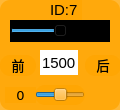
    <widget class="QWidget" name="widget_id7" native="true">
     <property name="geometry">
      <rect>
       <x>420</x>
       <y>190</y>
       <width>120</width>
       <height>110</height>
      </rect>
     </property>
     <property name="minimumSize">
      <size>
       <width>120</width>
       <height>110</height>
      </size>
     </property>
     <property name="maximumSize">
      <size>
       <width>120</width>
       <height>110</height>
      </size>
     </property>
     <property name="styleSheet">
      <string notr="true">background-color: rgb(255, 165, 0, 200);
border-radius:10px;</string>
     </property>
     <widget class="QLabel" name="label_ID1_2">
      <property name="geometry">
       <rect>
        <x>50</x>
        <y>0</y>
        <width>32</width>
        <height>20</height>
       </rect>
      </property>
      <property name="font">
       <font>
        <family>Arial</family>
        <pointsize>11</pointsize>
       </font>
      </property>
      <property name="styleSheet">
       <string notr="true">background-color: rgb(255, 255, 255， 0);
border-radius:0px;</string>
      </property>
      <property name="text">
       <string>ID:7</string>
      </property>
     </widget>
     <widget class="QSlider" name="horizontalSlider_servo7">
      <property name="geometry">
       <rect>
        <x>10</x>
        <y>20</y>
        <width>100</width>
        <height>22</height>
       </rect>
      </property>
      <property name="layoutDirection">
       <enum>Qt::LeftToRight</enum>
      </property>
      <property name="autoFillBackground">
       <bool>false</bool>
      </property>
      <property name="styleSheet">
       <string notr="true">background-color: rgb(0, 0, 0);
border-radius:0px;</string>
      </property>
      <property name="minimum">
       <number>500</number>
      </property>
      <property name="maximum">
       <number>2500</number>
      </property>
      <property name="pageStep">
       <number>1</number>
      </property>
      <property name="value">
       <number>1500</number>
      </property>
      <property name="orientation">
       <enum>Qt::Horizontal</enum>
      </property>
     </widget>
     <widget class="QLineEdit" name="lineEdit_servo7">
      <property name="geometry">
       <rect>
        <x>40</x>
        <y>50</y>
        <width>38</width>
        <height>25</height>
       </rect>
      </property>
      <property name="sizePolicy">
       <sizepolicy hsizetype="Fixed" vsizetype="Fixed">
        <horstretch>0</horstretch>
        <verstretch>0</verstretch>
       </sizepolicy>
      </property>
      <property name="font">
       <font>
        <family>Arial</family>
        <pointsize>11</pointsize>
       </font>
      </property>
      <property name="autoFillBackground">
       <bool>false</bool>
      </property>
      <property name="styleSheet">
       <string notr="true">background-color: rgb(255, 255, 255);
border-radius:0px;</string>
      </property>
      <property name="text">
       <string>1500</string>
      </property>
      <property name="maxLength">
       <number>1000</number>
      </property>
      <property name="alignment">
       <set>Qt::AlignCenter</set>
      </property>
      <property name="dragEnabled">
       <bool>false</bool>
      </property>
      <property name="readOnly">
       <bool>false</bool>
      </property>
     </widget>
     <widget class="QSlider" name="horizontalSlider_deviation7">
      <property name="geometry">
       <rect>
        <x>35</x>
        <y>85</y>
        <width>50</width>
        <height>20</height>
       </rect>
      </property>
      <property name="layoutDirection">
       <enum>Qt::LeftToRight</enum>
      </property>
      <property name="styleSheet">
       <string notr="true">background-color: rgb(255, 255, 255， 0);</string>
      </property>
      <property name="minimum">
       <number>-100</number>
      </property>
      <property name="maximum">
       <number>100</number>
      </property>
      <property name="pageStep">
       <number>1</number>
      </property>
      <property name="orientation">
       <enum>Qt::Horizontal</enum>
      </property>
     </widget>
     <widget class="QLabel" name="label_d7">
      <property name="geometry">
       <rect>
        <x>5</x>
        <y>87</y>
        <width>31</width>
        <height>16</height>
       </rect>
      </property>
      <property name="font">
       <font>
        <family>DejaVu Sans</family>
        <pointsize>10</pointsize>
       </font>
      </property>
      <property name="styleSheet">
       <string notr="true">background-color: rgb(255, 255, 255， 0);</string>
      </property>
      <property name="text">
       <string>0</string>
      </property>
      <property name="alignment">
       <set>Qt::AlignCenter</set>
      </property>
     </widget>
     <widget class="QLabel" name="label_servoL_7">
      <property name="geometry">
       <rect>
        <x>0</x>
        <y>55</y>
        <width>36</width>
        <height>21</height>
       </rect>
      </property>
      <property name="font">
       <font>
        <family>黑体</family>
        <pointsize>10</pointsize>
       </font>
      </property>
      <property name="styleSheet">
       <string notr="true">background-color: rgb(255, 255, 255， 0);</string>
      </property>
      <property name="text">
       <string>&lt;html&gt;&lt;head/&gt;&lt;body&gt;&lt;p align=&quot;center&quot;&gt;前&lt;/p&gt;&lt;/body&gt;&lt;/html&gt;</string>
      </property>
     </widget>
     <widget class="QLabel" name="label_servoR_7">
      <property name="geometry">
       <rect>
        <x>85</x>
        <y>55</y>
        <width>36</width>
        <height>21</height>
       </rect>
      </property>
      <property name="font">
       <font>
        <family>黑体</family>
        <pointsize>10</pointsize>
       </font>
      </property>
      <property name="styleSheet">
       <string notr="true">background-color: rgb(255, 255, 255， 0);</string>
      </property>
      <property name="text">
       <string>&lt;html&gt;&lt;head/&gt;&lt;body&gt;&lt;p align=&quot;center&quot;&gt;后&lt;/p&gt;&lt;/body&gt;&lt;/html&gt;</string>
      </property>
     </widget>
    </widget>
